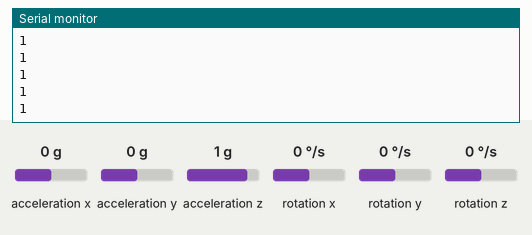
This sketch was run on a simulated Arduino Uno, built with avr-gcc and run on an emulated ATmega328P. Shown: the last lines printed to the serial monitor. Wiring (inferred from the names in the program): MPU-6050 motion sensor at I2C address 0x68. The test bench sets the inputs (shaded band); at power-on: acceleration y 0 g, acceleration x 0 g, acceleration z 1 g, rotation x 0 °/s, rotation y 0 °/s, rotation z 0 °/s. No radio packets arrive unless stated.

Above: at 1.2 s.
1.3 s: acceleration y set to -1.4 g
At 2.0 s:
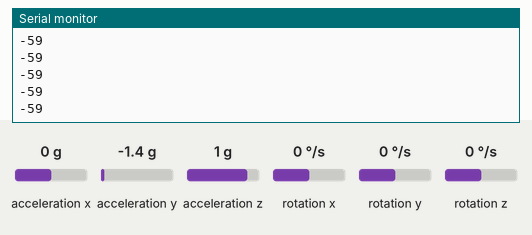
2.8 s: acceleration y set to -0.8 g
At 3.8 s:
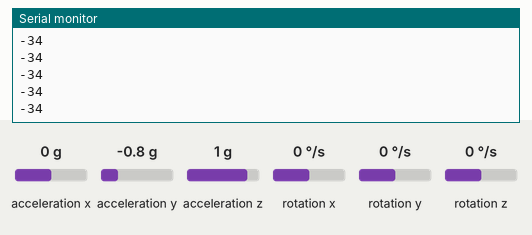
Timing chart, 0 to 5.8 s (numbered marks = the images above; inputs shaded):
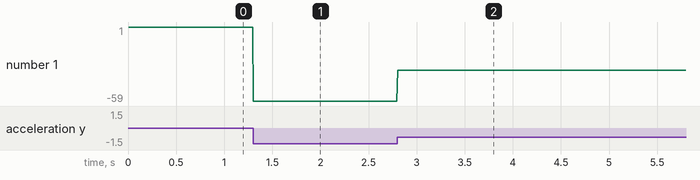

Measured:
- after the input at 1.3 s, the serial monitor: prints a new line at once (image 1)
- after the input at 2.8 s, the serial monitor: prints a new line at once (image 2)
- plotted number 1: 1 → -59 after the input at 1.3 s, -59 → -34 after the input at 2.8 s

The sketch:

transmitter.ino
```cpp
#include<Wire.h>
#include  <SPI.h> // SPI Arayüzünü dahil ettik.
#include "nRF24L01.h" // RF24 kütüpanelerini dahil ettik.
#include "RF24.h" // RF24 kütüpanelerini dahil ettik.
int msg[1]; //Göndereceğimiz mesaj değişkenini oluşturduk.
char msgs[1];
RF24 radio(9,10); //RF24 kütüphanesi tarafından kullanılacak olan 2 pinin 9. ve 10. pinlerin olduğunu belirttik.
const uint64_t pipe = 0xE8E8F0F0E1LL; // Pipe (kanal) tanımlamasını yaptık.
String theMessage = "";
const int MPU = 0x68;
/* MPU-6050'nin I2C haberleşme adresi */

int16_t AcX, AcY, AcZ, Tmp, GyX, GyY, GyZ;
/* IMU'dan alınacak değerlerin kaydedileceği değişkenler */

void setup() {
  Wire.begin();
  Wire.beginTransmission(MPU);
  Wire.write(0x6B);
  Wire.write(0); /* MPU-6050 çalıştırıldı */
  Wire.endTransmission(true);
  radio.begin(); // Kablosuz iletişimi başlattık.
  radio.openWritingPipe(pipe); //Gönderim yapacağımız kanalın ID'sini tanımladık.
  Serial.begin(9600);
}
void loop() {
  verileriOku();
  AcY = map(AcY,-17000,17000,-45,45);
  AcX = map(AcX,-17000,17000,-45,45);
    //Serial.print("ivmeX = "); Serial.print(AcX);
   // Serial.println(AcY+1);
  // String theMessage = "hello there!";
  String theMessage = String(AcY+1);
  int messageSize = theMessage.length();
  Serial.println(theMessage);
  for (int i = -1; i < messageSize; i++) {
    char charToSend[1];
    charToSend[0] = theMessage.charAt(i);
    radio.write(charToSend,1);
  }

 msg[0] = '%';
 radio.write(msg, 1);//Sonra da bu mesaj gönderilsin.
 theMessage = "";
 delay(1);

}

void verileriOku() {
  Wire.beginTransmission(MPU);
  Wire.write(0x3B);
  Wire.endTransmission(false);
  Wire.requestFrom(MPU, 14, true);
  AcX = Wire.read() << 8 | Wire.read();
  AcY = Wire.read() << 8 | Wire.read();
  AcZ = Wire.read() << 8 | Wire.read();
  Tmp = Wire.read() << 8 | Wire.read();
  GyX = Wire.read() << 8 | Wire.read();
  GyY = Wire.read() << 8 | Wire.read();
  GyZ = Wire.read() << 8 | Wire.read();

}
```
